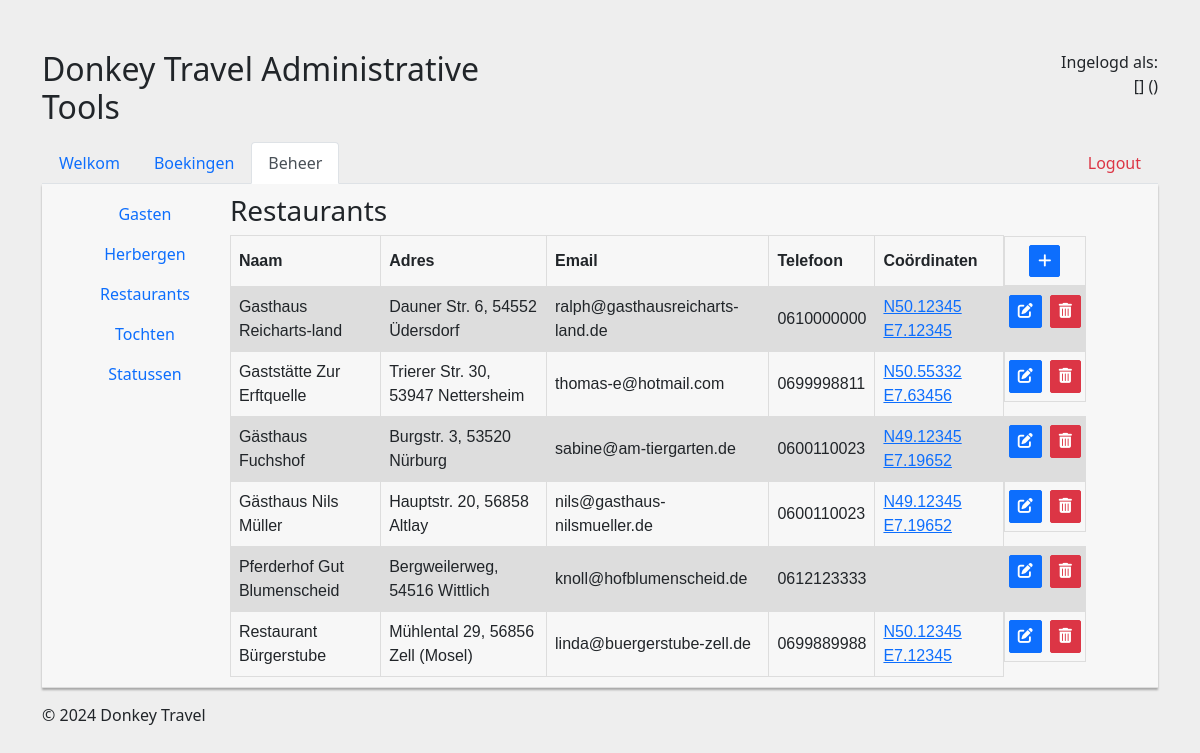
The page /restaurants.php on the database its author committed.
### tables this page shows
CREATE TABLE `restaurants` (
  `ID` int(11) NOT NULL,
  `Naam` varchar(50) DEFAULT NULL,
  `Adres` varchar(50) DEFAULT NULL,
  `Email` varchar(50) DEFAULT NULL,
  `Telefoon` varchar(20) DEFAULT NULL,
  `Coordinaten` varchar(20) DEFAULT NULL,
  `Gewijzigd` timestamp NULL DEFAULT current_timestamp()
);

### config.php (called while the page is built)
<?php
    $db_host = "localhost";
    $db_user = "root";
    $db_pass = "";
    $db_name = "donkey";
    $db_port = null;
?>

### database/database.php (called while the page is built, shortened)
<?php
require_once 'restaurant.php';
class Database
{
    private $db;
    private $host;
    private $user;
    private $password;
    private $database;
    private $port;
    public function __construct($host, $user, $password, $database, $port)
    {
        $this->host = $host;
        $this->user = $user;
        $this->password = $password;
        $this->database = $database;
        $this->port = $port;
    }
    public function connect()
    {
        $this->db = new \mysqli($this->host, $this->user, $this->password, $this->database, $this->port);
    }
    public function getRestaurants()
    {
        $result = $this->db->query("SELECT * FROM restaurants");
        $restaurants = array();
        while ($row = $result->fetch_assoc()) {
            $restaurants[] = new Restaurant($row["ID"], $row["Naam"], $row["Adres"], $row["Email"], $row["Telefoon"], $row["Coordinaten"], $row["Gewijzigd"]);
        }
        return $restaurants;
    }
}

### database/restaurant.php (called while the page is built, shortened)
<?php
class Restaurant {
    private $id;
    private $naam;
    private $adres;
    private $email;
    private $telefoon;
    private $coordinaten;
    public function __construct($id, $naam, $adres, $email, $telefoon, $coordinaten, $gewijzigd) {
        $this->id = $id;
        $this->naam = $naam;
        $this->adres = $adres;
        $this->email = $email;
        $this->telefoon = $telefoon;
        $this->coordinaten = $coordinaten;
    }
    public function getID() {
        return $this->id;
    }
    public function getNaam() {
        return $this->naam;
    }
    public function getAdres() {
        return $this->adres;
    }
    public function getEmail() {
        return $this->email;
    }
    public function getTelefoon() {
        return $this->telefoon;
    }
    public function getCoordinaten() {
        return $this->coordinaten;
    }
}

### restaurants.php (the view, shortened to what this page needs)
<?php include "include/nav.php"; ?>
<?php include "include/tabs_beheer.php"; ?>
<?php
$db = new database\Database($db_host, $db_user, $db_pass, $db_name, $db_port);
$restaurants = $db->getRestaurants();
$view = null;
switch ($view) {
?>
	<?php
	default:
	?>
		<h3>Restaurants</h3>
		<table>
			<tr>
				<th>Naam</th>
				<th>Adres</th>
				<th>Email</th>
				<th>Telefoon</th>
				<th>Coördinaten</th>
				<th class="d-flex justify-content-center"><a class='mx-1' href='?view=add'><button class='btn btn-primary min-height-0 btn-sm'><i class="fa-solid fa-plus"></i></button></a></th>
			</tr>
	<?php
		foreach ($restaurants as $restaurant) {
			$output = "./view?f=res," . $restaurant->getID();
			echo "<tr>";
			echo "<td>" . $restaurant->getNaam() . "</td>";
			echo "<td>" . $restaurant->getAdres() . "</td>";
			echo "<td>" . $restaurant->getEmail() . "</td>";
			echo "<td>" . $restaurant->getTelefoon() . "</td>";
			echo "<td><a target='_blank' href='" . $output . "'>" . $restaurant->getCoordinaten() . "</td>";
			echo "<td class='px-0 d-flex justify-content-center'>
				<a class='mx-1' href='?id={$restaurant->getID()}&view=edit'><button class='btn btn-primary min-height-0 btn-sm'><i class='fa-solid fa-pen-to-square'></i></button></a>
				<a class='mx-1' href='?id={$restaurant->getID()}&view=delete'><button class='btn btn-danger min-height-0 btn-sm'><i class='fa-solid fa-trash-can'></i></button></a>
			</td>";
			echo "</tr>";
		}
		echo "</table>";
}
	?>
	<?php include "include/footer.php"; ?>

### css/style.css (style rules this page uses)
.form-control, .btn { min-height: 38px; border-radius: 2px; }
.btn { font-size: 15px; font-weight: bold; }
table { font-family: arial, sans-serif; border-collapse: collapse; width: 100%; }
td { height: 100%; }
td, th { border: 1px solid #dddddd; text-align: left; padding: 8px; }
tr:nth-child(even) { background-color: #dddddd; }
.min-height-0 { min-height: 0px; }

### rows shown on the page
restaurants: Naam "Gasthaus Reicharts-land", Adres "Dauner Str. 6, 54552 Üdersdorf", Email "ralph@gasthausreicharts-land.de", Telefoon "0610000000", Coordinaten "N50.12345 E7.12345"
restaurants: Naam "Gaststätte Zur Erftquelle", Adres "Trierer Str. 30, 53947 Nettersheim", Email "thomas-e@hotmail.com", Telefoon "0699998811", Coordinaten "N50.55332 E7.63456"
restaurants: Naam "Gästhaus Fuchshof", Adres "Burgstr. 3, 53520 Nürburg", Email "sabine@am-tiergarten.de", Telefoon "0600110023", Coordinaten "N49.12345 E7.19652"
restaurants: Naam "Gästhaus Nils Müller", Adres "Hauptstr. 20, 56858 Altlay", Email "nils@gasthaus-nilsmueller.de", Telefoon "0600110023", Coordinaten "N49.12345 E7.19652"
restaurants: Naam "Pferderhof Gut Blumenscheid", Adres "Bergweilerweg, 54516 Wittlich", Email "knoll@hofblumenscheid.de", Telefoon "0612123333"
restaurants: Naam "Restaurant Bürgerstube", Adres "Mühlental 29, 56856 Zell (Mosel)", Email "linda@buergerstube-zell.de", Telefoon "0699889988", Coordinaten "N50.12345 E7.12345"
